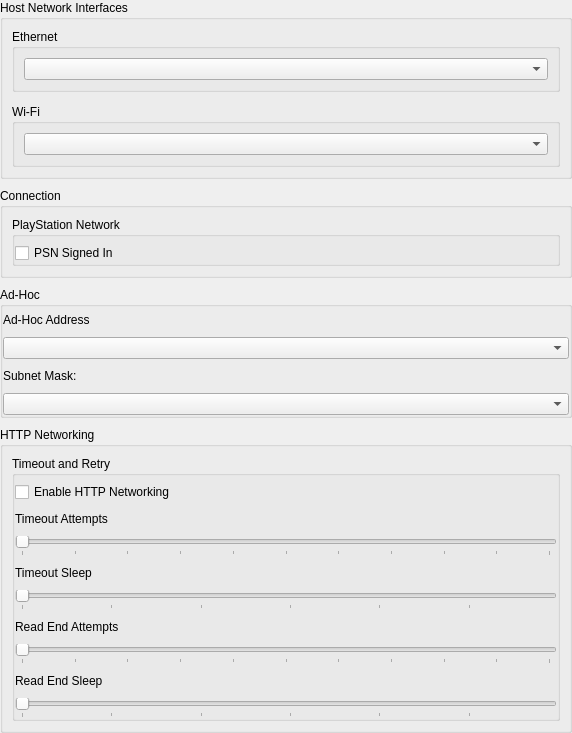
           <widget class="QWidget" name="network_scroll_contents">
            <property name="geometry">
             <rect>
              <x>0</x>
              <y>0</y>
              <width>572</width>
              <height>514</height>
             </rect>
            </property>
            <layout class="QVBoxLayout" name="network_tab_content_layout">
             <property name="spacing">
              <number>9</number>
             </property>
             <property name="leftMargin">
              <number>0</number>
             </property>
             <property name="topMargin">
              <number>0</number>
             </property>
             <property name="rightMargin">
              <number>0</number>
             </property>
             <property name="bottomMargin">
              <number>0</number>
             </property>
             <item>
              <widget class="QGroupBox" name="gb_network_interfaces_section">
               <property name="title">
                <string>Host Network Interfaces</string>
               </property>
                <layout class="QVBoxLayout" name="gb_network_interfaces_section_layout">
                <property name="spacing">
                 <number>12</number>
                </property>
                <item>
                 <widget class="QGroupBox" name="gb_ethernet_interfaces">
                  <property name="title">
                   <string>Ethernet</string>
                  </property>
                  <layout class="QVBoxLayout" name="gb_ethernet_interfaces_layout">
                   <item>
                    <widget class="QComboBox" name="ethernet_interfaces_combo"/>
                   </item>
                  </layout>
                 </widget>
                </item>
                <item>
                 <widget class="QGroupBox" name="gb_wifi_interfaces">
                  <property name="title">
                   <string>Wi-Fi</string>
                  </property>
                  <layout class="QVBoxLayout" name="gb_wifi_interfaces_layout">
                   <item>
                    <widget class="QComboBox" name="wifi_interfaces_combo"/>
                   </item>
                  </layout>
                 </widget>
                </item>
               </layout>
              </widget>
             </item>
             <item>
              <widget class="QGroupBox" name="gb_network_connection_section">
               <property name="title">
                <string>Connection</string>
               </property>
               <layout class="QHBoxLayout" name="gb_network_connection_section_layout">
                <property name="spacing">
                 <number>12</number>
                </property>
                <item alignment="Qt::AlignmentFlag::AlignTop">
                 <widget class="QGroupBox" name="gb_psn_config">
                  <property name="title">
                   <string>PlayStation Network</string>
                  </property>
                  <property name="flat">
                   <bool>true</bool>
                  </property>
                  <layout class="QVBoxLayout" name="gb_psn_config_layout">
                   <property name="leftMargin">
                    <number>0</number>
                   </property>
                   <property name="topMargin">
                    <number>6</number>
                   </property>
                   <property name="rightMargin">
                    <number>0</number>
                   </property>
                   <property name="bottomMargin">
                    <number>0</number>
                   </property>
                   <item>
                    <widget class="QCheckBox" name="psn_signed_in">
                     <property name="text">
                      <string>PSN Signed In</string>
                     </property>
                    </widget>
                   </item>
                  </layout>
                 </widget>
                </item>
               </layout>
              </widget>
             </item>
             <item>
              <widget class="QGroupBox" name="gb_adhoc">
               <property name="title">
                <string>Ad-Hoc</string>
               </property>
               <property name="flat">
                <bool>true</bool>
               </property>
               <layout class="QVBoxLayout" name="gb_adhoc_layout">
                <property name="spacing">
                 <number>10</number>
                </property>
                <property name="leftMargin">
                 <number>0</number>
                </property>
                <property name="topMargin">
                 <number>6</number>
                </property>
                <property name="rightMargin">
                 <number>0</number>
                </property>
                <property name="bottomMargin">
                 <number>0</number>
                </property>
                <item>
                 <widget class="QLabel" name="label_adhoc_address">
                  <property name="text">
                   <string>Ad-Hoc Address</string>
                  </property>
                 </widget>
                </item>
                <item>
                 <widget class="QComboBox" name="adhoc_address_box"/>
                </item>
                <item>
                 <widget class="QLabel" name="label_subnet_mask">
                  <property name="text">
                   <string>Subnet Mask:</string>
                  </property>
                 </widget>
                </item>
                <item>
                 <widget class="QComboBox" name="subnet_mask_box"/>
                </item>
               </layout>
              </widget>
             </item>
             <item>
              <widget class="QGroupBox" name="gb_network_http_section">
               <property name="title">
                <string>HTTP Networking</string>
               </property>
               <layout class="QVBoxLayout" name="gb_network_http_section_layout">
                <item>
                 <widget class="QGroupBox" name="gb_http">
                  <property name="title">
                   <string>Timeout and Retry</string>
                  </property>
                  <property name="flat">
                   <bool>true</bool>
                  </property>
                  <layout class="QVBoxLayout" name="gb_http_layout">
                   <property name="spacing">
                    <number>10</number>
                   </property>
                   <property name="leftMargin">
                    <number>0</number>
                   </property>
                   <property name="topMargin">
                    <number>6</number>
                   </property>
                   <property name="rightMargin">
                    <number>0</number>
                   </property>
                   <property name="bottomMargin">
                    <number>0</number>
                   </property>
                   <item>
                    <widget class="QCheckBox" name="http_enable">
                     <property name="text">
                      <string>Enable HTTP Networking</string>
                     </property>
                    </widget>
                   </item>
                   <item>
                    <widget class="QLabel" name="label_timeout_attempts">
                     <property name="text">
                      <string>Timeout Attempts</string>
                     </property>
                    </widget>
                   </item>
                   <item>
                    <widget class="QSlider" name="http_timeout_attempts">
                     <property name="minimum">
                      <number>0</number>
                     </property>
                     <property name="maximum">
                      <number>100</number>
                     </property>
                     <property name="orientation">
                      <enum>Qt::Orientation::Horizontal</enum>
                     </property>
                     <property name="tickPosition">
                      <enum>QSlider::TickPosition::TicksBelow</enum>
                     </property>
                     <property name="tickInterval">
                      <number>10</number>
                     </property>
                    </widget>
                   </item>
                   <item>
                    <widget class="QLabel" name="label_timeout_sleep">
                     <property name="text">
                      <string>Timeout Sleep</string>
                     </property>
                    </widget>
                   </item>
                   <item>
                    <widget class="QSlider" name="http_timeout_sleep">
                     <property name="minimum">
                      <number>50</number>
                     </property>
                     <property name="maximum">
                      <number>3000</number>
                     </property>
                     <property name="orientation">
                      <enum>Qt::Orientation::Horizontal</enum>
                     </property>
                     <property name="tickPosition">
                      <enum>QSlider::TickPosition::TicksBelow</enum>
                     </property>
                     <property name="tickInterval">
                      <number>500</number>
                     </property>
                    </widget>
                   </item>
                   <item>
                    <widget class="QLabel" name="label_read_end_attempts">
                     <property name="text">
                      <string>Read End Attempts</string>
                     </property>
                    </widget>
                   </item>
                   <item>
                    <widget class="QSlider" name="http_read_end_attempts">
                     <property name="minimum">
                      <number>0</number>
                     </property>
                     <property name="maximum">
                      <number>100</number>
                     </property>
                     <property name="orientation">
                      <enum>Qt::Orientation::Horizontal</enum>
                     </property>
                     <property name="tickPosition">
                      <enum>QSlider::TickPosition::TicksBelow</enum>
                     </property>
                     <property name="tickInterval">
                      <number>10</number>
                     </property>
                    </widget>
                   </item>
                   <item>
                    <widget class="QLabel" name="label_read_end_sleep">
                     <property name="text">
                      <string>Read End Sleep</string>
                     </property>
                    </widget>
                   </item>
                   <item>
                    <widget class="QSlider" name="http_read_end_sleep">
                     <property name="minimum">
                      <number>50</number>
                     </property>
                     <property name="maximum">
                      <number>3000</number>
                     </property>
                     <property name="orientation">
                      <enum>Qt::Orientation::Horizontal</enum>
                     </property>
                     <property name="tickPosition">
                      <enum>QSlider::TickPosition::TicksBelow</enum>
                     </property>
                     <property name="tickInterval">
                      <number>500</number>
                     </property>
                    </widget>
                   </item>
                  </layout>
                 </widget>
                </item>
               </layout>
              </widget>
             </item>
             <item>
              <spacer name="network_tab_content_spacer">
               <property name="orientation">
                <enum>Qt::Orientation::Vertical</enum>
               </property>
               <property name="sizeHint" stdset="0">
                <size>
                 <width>20</width>
                 <height>40</height>
                </size>
               </property>
              </spacer>
             </item>
            </layout>
           </widget>
